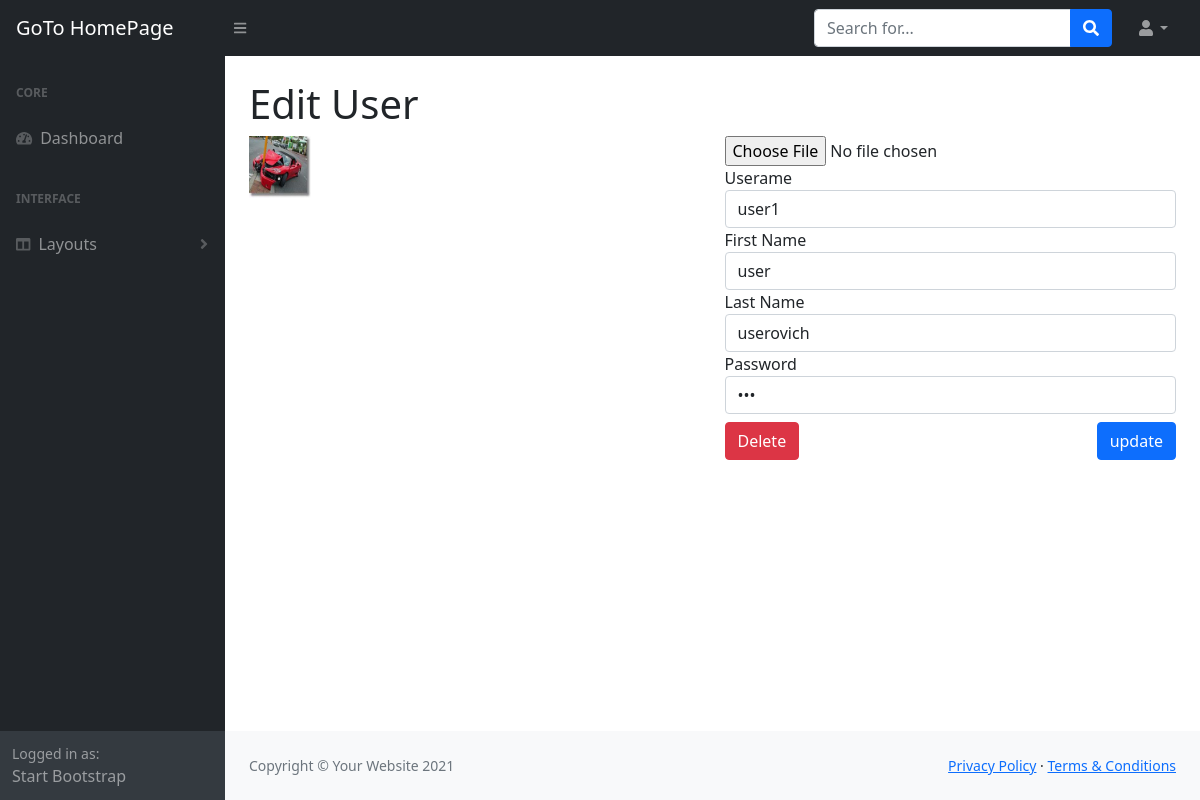
/admin/edit_user.php?id=7 (signed in), run on an earlier commit of the app's database.
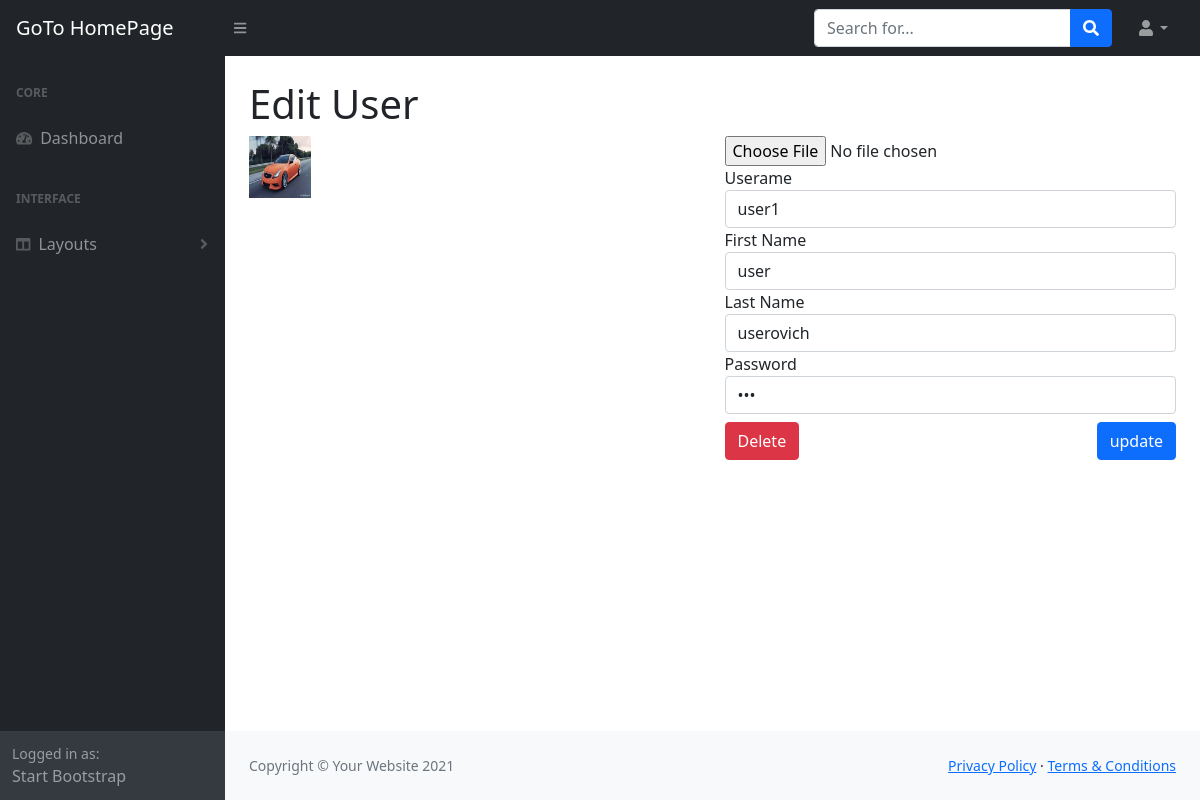
And on a later commit of the database.
### tables this page shows
CREATE TABLE `users` (
  `id` int(11) NOT NULL,
  `username` varchar(255) NOT NULL,
  `password` varchar(255) NOT NULL,
  `first_name` varchar(255) NOT NULL,
  `last_name` varchar(255) NOT NULL,
  `user_image` varchar(255) NOT NULL
);

### admin/includes/database.php (called while the page is built, shortened)
<?php
class Database
{
   public $connection;
   public function open_db_connection()
   {
      $this->connection = new mysqli(DB_HOST, DB_USER, DB_PASS, DB_NAME);
   }
   public function query($sql)
   {
      $result = $this->connection->query($sql);
      return $result;
   }
}
$database = new Database();

### admin/includes/db_object.php (called while the page is built, shortened)
<?php
class Db_object
{
   public static function find_by_id($id)
   {
      $the_result_array = static::find_by_query("SELECT * FROM " . static::$db_table . " WHERE id = $id LIMIT 1");
      return !empty($the_result_array) ? array_shift($the_result_array) : false;
   }
   public static function find_by_query($sql)
   {
      global $database;
      $result_set = $database->query($sql);
      $the_object_array = array();
      while ($row = mysqli_fetch_array($result_set)) {
         $the_object_array[] = static::instantiation($row);
      }
      return $the_object_array;
   }
   public static function instantiation($the_record)
   {
      $the_object = new $calling_class;
      foreach ($the_record as $property => $value) {
         if ($the_object->has_the_property($property)) {
            $the_object->$property = $value;
         }
      }
      return $the_object;
   }
   private function has_the_property($property)
   {
      $object_properties = get_object_vars($this);
      return array_key_exists($property, $object_properties);
   }
}

### admin/includes/user.php (called while the page is built, shortened)
<?php
class User extends Db_object
{
   public $user_image;
   public $upload_directory = "images";
   public $image_placeholder = "https://via.placeholder.com/400/000000/FFFFFF?Text=image";
   public function image_path_placeholder()
   {
      return (empty($this->user_image) ? $this->image_placeholder : $this->upload_directory . DS . $this->user_image);
   }
}

### admin/edit_user.php (shortened to what this page needs)
<?php include "includes/header.php"; ?>
<?php
$user = User::find_by_id($_GET["id"]);
?>
<?php include "includes/top_nav.php"; ?>
<div id="layoutSidenav">
   <?php include "includes/side_nav.php"; ?>
   <div id="layoutSidenav_content">
      <main>
         <div class="container-fluid px-4">
            <h1 class="mt-4">Edit User</h1>
            <div class="row">
               <div class="col-md-6 user_image_box">
                  <a href="#" data-bs-toggle="modal" data-bs-target="#photo-library"><img src="<?php echo $user->image_path_placeholder(); ?>" alt="" class="img-responsive user_image"></a>
               </div>
               <div class="col-md-6">
                  <form action="" method="POST" enctype="multipart/form-data">
                     <div class="form-group">
                        <input type="file" name="user_image">
                     </div>
                     <div class="form-group">
                        <label for="username">Userame</label>
                        <input type="text" name="username" class="form-control" value="<?php echo $user->username; ?>" required>
                     </div>
                     <div class="form-group">
                        <label for="first_name">First Name</label>
                        <input type="text" name="first_name" value="<?php echo $user->first_name; ?>" class="form-control">
                     </div>
                     <div class="form-group">
                        <label for="last_name">Last Name</label>
                        <input type="text" name="last_name" value="<?php echo $user->last_name; ?>" class="form-control">
                     </div>
                     <div class="form-group">
                        <label for="password">Password</label>
                        <input type="password" name="password" class="form-control" value="<?php echo $user->password; ?>" required>
                     </div>
                     <div class="info-box-update">
                        <a id="user-id" href="delete_user.php?id=<?php echo $user->id; ?>" class="btn btn-danger float-start mt-2">Delete</a>
                        <input type="submit" name="update" value="update" class="btn btn-primary float-end mt-2">
                     </div>
                  </form>
               </div>
            </div>
         </div>
      </main>
      <?php include "includes/sub_footer.php"; ?>
   </div>
</div>
<?php include "includes/footer.php"; ?>

What changed in the data, as far as the page shows it:
changed users "user1": user_image: a different picture
